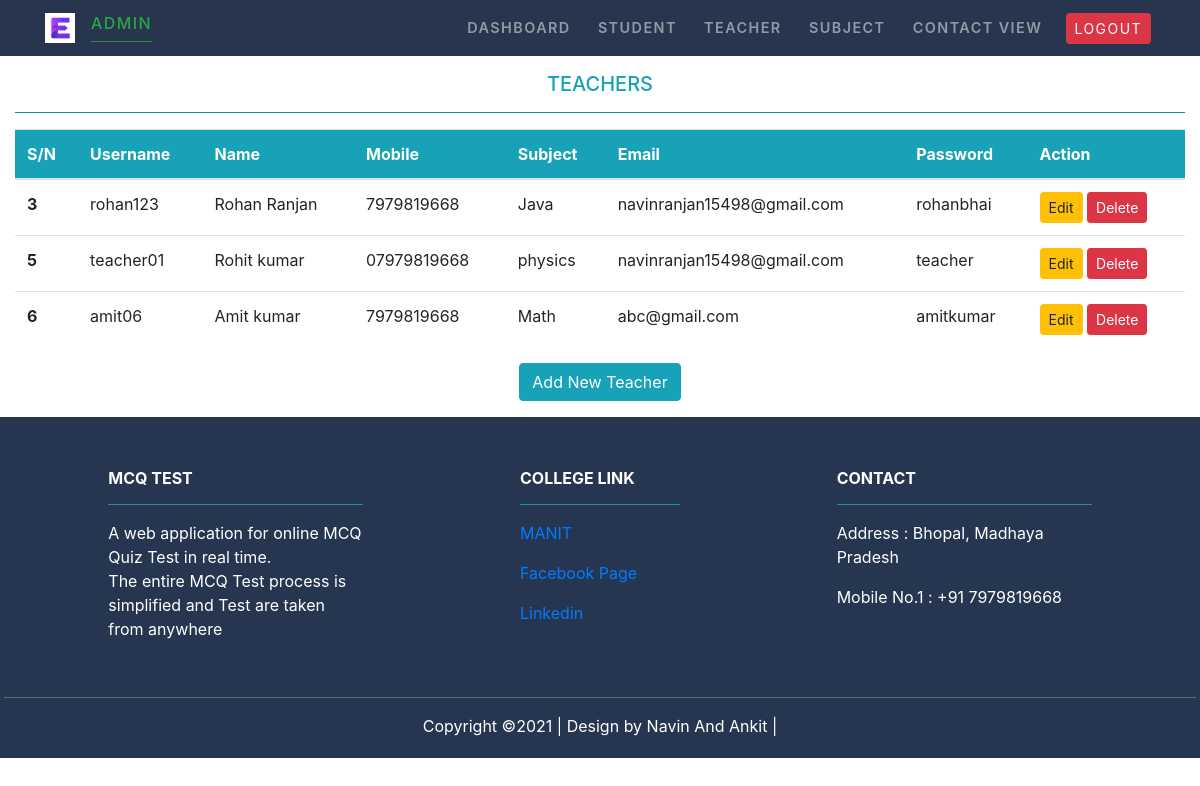
The app's page /Adminteacher/, older data.
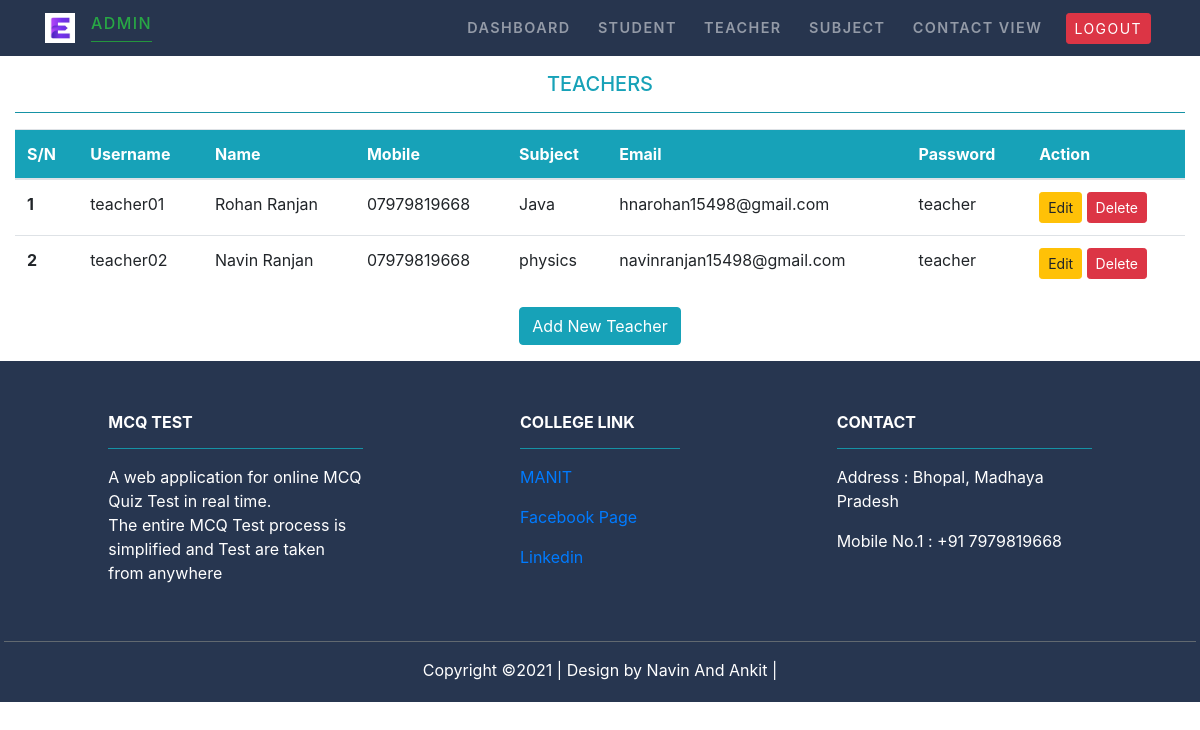
The same page, newer data.
### Teacher/models.py (models this page shows, shortened)
class Teacher(models.Model):
    username=models.CharField(max_length=20)
    name=models.CharField(max_length=50)
    subject = models.ForeignKey(Subject,on_delete=models.CASCADE)
    email=models.EmailField(max_length=100)
    mobile= models.CharField(max_length=11)
    password=models.CharField(max_length=30)

### MCQ_Test/models.py (models this page shows)
class Subject(models.Model):
   subject = models.CharField(max_length=50)
   def __str__(self):
       return self.subject

### MCQ_Test/views.py (the view)
# urls.py: path('Adminteacher/', views.admin_teacher,name="adminteacher"),
def admin_teacher(request):
    te=Teacher.objects.all()
    return render(request,'MCQ_Test/adminteacher.html',{'tech':te})

### MCQ_Test/templates/MCQ_Test/adminteacher.html (shortened to what this page needs)
{% extends 'MCQ_Test/adminbase.html' %}
{% load static %}
{% block content %}
<div class="py-3">
<div class=" container-fluid">
<div class="text-center text-info">
<h5>TEACHERS</h5>
<hr class="bg-info">
</div>
{% if tech %}
<table class="table">
  <thead class="bg-info text-white">
    <tr>
      <th scope="col">S/N</th>
      <th scope="col">Username</th>
      <th scope="col">Name</th>
      <th scope="col">Mobile</th>
      <th scope="col">Subject</th>
      <th scope="col">Email</th>
      <th scope="col">Password</th>
      <th scope="col">Action</th>
    </tr>
  </thead>
  <tbody>
  {% for te in tech %}
    <tr>
      <th scope="row">{{te.id}}</th>
      <td>{{te.username}}</td>
      <td>{{te.name}}</td>
      <td>{{te.mobile}}</td>
      <td>{{te.subject}}</td>
      <td>{{te.email}}</td>
      <td>{{te.password}}</td>
      <td>
          <a href="{% url 'editteacher' te.id %}" class='btn btn-warning btn-sm'>Edit</a>
          <form action="{% url 'deleteteacher' te.id %}" method="POST" class='d-inline'>
            <input type="submit" class="btn btn-danger btn-sm" value="Delete">
          </form>
      </td>
    </tr>
  {% endfor %}
  </tbody>
{% endif %}
</table>
<div class="text-center">
    <a href="{% url 'addteacher' %}" class="btn btn-info">Add New Teacher</a>
</div>
</div>
</div>
{% endblock content %}

### MCQ_Test/templates/MCQ_Test/adminbase.html (shortened to what this page needs)
<!doctype html>
{% load static %}
<html lang="en">
  <head>
    <link rel="stylesheet" href="https://maxcdn.bootstrapcdn.com/bootstrap/4.0.0/css/bootstrap.min.css">
    <link rel="stylesheet" href="{%  static 'MCQ_Test/css/stylee.css' %}">
  </head>
  <body>
    <nav class="navbar navbar-expand-sm p-2 sticky-top navbar-dark ">
        <div class="container">
            <a class="navbar-brand " href="">
                <img src="{%  static 'MCQ_Test/images/logo.jpg' %}" width="30" height="30" class="d-inline-block align-top" alt="">
              </a>
            <div>
                <h6 class="text-success">Admin</h6>
                <hr class="bg-success m-0">
            </div>
            <div class="collapse navbar-collapse  text-center" id="mymenu">
            <ul class=" navbar-nav ml-auto" >
                <li class="nav-item  ">
                    <a class="nav-link " href="{% url 'admindash'%}">Dashboard</a>
                </li>
                <li class="nav-item  ">
                    <a class="nav-link " href="{% url 'adminstudent'%}">Student</a>
                </li>
                <li class="nav-item  ">
                    <a class="nav-link " href="{% url 'adminteacher'%}">Teacher</a>
                </li>
                <li class="nav-item  ">
                    <a class="nav-link " href="{% url 'adminsubject'%}">Subject</a>
                </li>
                <li class="nav-item  ">
                    <a class="nav-link " href="{% url 'admincontact'%}">Contact view</a>
                </li>
                <li class="nav-item p-1 ">
                    <a class=" btn btn-danger btn-sm " href="{% url 'Exampath'%}">Logout</a>
                </li>
            </ul>
            </div>
        </div>
    </nav>
    {% block content %}{% endblock content %}
<footer class="text-white font-small unique-color-dark footer-end p-1" style="background-color: #273650;">
    <div class="container text-center text-md-left mt-5">
      <div class="row mt-3">
        <div class="col-md-3 col-lg-4 col-xl-3 mx-auto mb-4">
          <h6 class="text-uppercase font-weight-bold">MCQ Test</h6>
          <hr class="bg-info" >
          <p>A web application for online MCQ Quiz Test in real time.<br> The entire MCQ Test process is simplified and Test are taken from anywhere</p>
        </div>
        <div class="col-md-2 col-lg-2 col-xl-2 mx-auto mb-4">
          <h6 class="text-uppercase font-weight-bold">College Link</h6>
          <hr class="bg-info">
          <p>
            <a href="#!">MANIT</a>
          </p>
          <p>
            <a href="#!">Facebook Page</a>
          </p>
          <p>
            <a href="#!">Linkedin</a>
          </p>
        </div>
        <div class="col-md-4 col-lg-3 col-xl-3 mx-auto mb-md-0 mb-4">
          <h6 class="text-uppercase font-weight-bold">Contact</h6>
          <hr class="bg-info">
          <p> Address : Bhopal, Madhaya Pradesh</p>
          <p> Mobile No.1 : +91 7979819668</p>
        </div>
      </div>
    </div>
    <hr class="bg-secondary">
    <div class="text-center">
        <p>Copyright &copy;2021 | Design by Navin And Ankit |</p>
     </div>
  </footer>
  </body>
</html>

### MCQ_Test/static/MCQ_Test/css/stylee.css (style rules this page uses)
.navbar { text-transform: uppercase; font-weight: 600; font-size: .9rem; letter-spacing: .09rem; background-color:#27354e; }
.navbar-nav li { padding-right: .7rem; }

Row changes from the older to the newer data that the page shows:
removed Teacher: id "3", username "rohan123", name "Rohan Ranjan", mobile "7979819668", subject "Java", email "navinranjan15498@gmail.com", password "rohanbhai"
removed Teacher: id "5", username "teacher01", name "Rohit kumar", mobile "07979819668", subject "physics", email "navinranjan15498@gmail.com", password "teacher"
removed Teacher: id "6", username "amit06", name "Amit kumar", mobile "7979819668", subject "Math", email "abc@gmail.com", password "amitkumar"
added Teacher: id "1", username "teacher01", name "Rohan Ranjan", mobile "07979819668", subject "Java", email "hnarohan15498@gmail.com", password "teacher"
added Teacher: id "2", username "teacher02", name "Navin Ranjan", mobile "07979819668", subject "physics", email "navinranjan15498@gmail.com", password "teacher"
